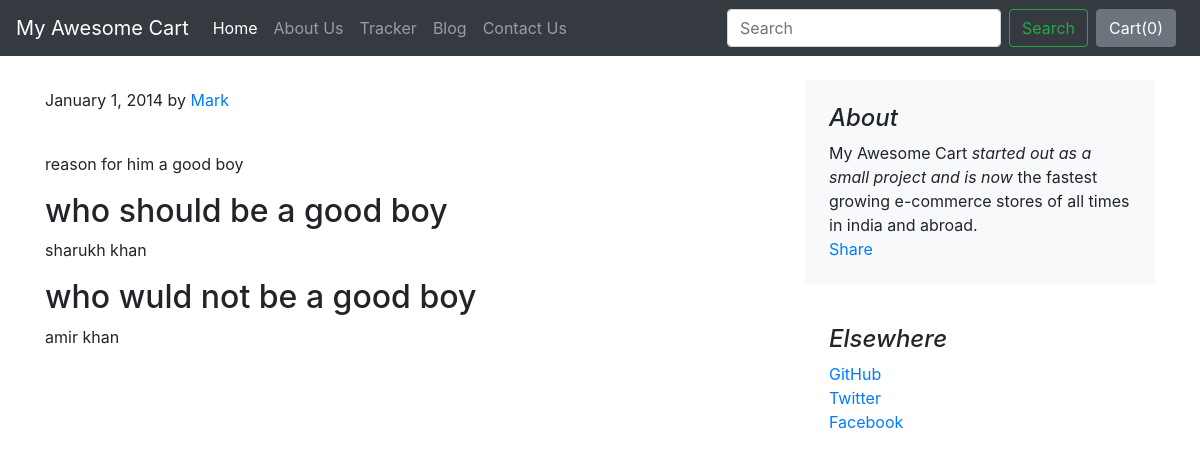
The page /blog/blogpost/1 on the database its author committed.
### blog/models.py (models this page shows)
class Blogpost(models.Model):
    post_id = models.AutoField(primary_key= True)
    tilte = models.CharField(max_length=50)
    head0 = models.CharField(max_length=500, default="")
    chead0 = models.CharField(max_length=5000, default="")
    head1 = models.CharField(max_length=500, default="")
    chead1 = models.CharField(max_length=5000, default="")
    head2 = models.CharField(max_length=500, default="")
    chead2 = models.CharField(max_length=5000, default="")
    pub_date = models.DateField()
    thumbnail = models.ImageField(upload_to='shop/images', default="")
    def __str__(self):
        return self.tilte

### blog/views.py (the view)
# urls.py: path("blogpost/<int:id>", views.blogpost, name="blogHome")
def blogpost(request, id):
    post = Blogpost.objects.filter(post_id = id)[0]
    print(post)
    return render(request, 'blog/blogpost.html',
                  {'post':post})

### blog/templates/blog/blogpost.html (shortened to what this page needs)
{% extends 'blog/basic.html' %}
{% block body %}
<div class="container">
    <div class="row mt-4">
        <div class="col-md-8 blog-main">
            <div class="blog-post">
                <p class="blog-post-meta">January 1, 2014 by <a href="#">Mark</a></p>
                <div class="fb-like" data-href="http://127.0.0.1:8000/blog/blogpost/{{post.post_id}}" data-width="" data-layout="" data-action="" data-size="" data-show-faces="false" data-share="true"></div><br>
                <p>{{post.chead0}}</p>
                <h2>{{post.head1}}</h2>
                <p>{{post.chead1}}</p>
                <h2>{{post.head2}}</h2>
                <p>{{post.chead2}}</p>
            </div>
        </div>
        <aside class="col-md-4 blog-sidebar">
            <div class="p-4 mb-3 bg-light rounded">
                <h4 class="font-italic">About</h4>
                <p class="mb-0">My Awesome Cart <em>started out as a small project and is now</em> the fastest growing e-commerce stores of all times in india and abroad.</p>
                <div class=" my- 3 fb-share-button" data-href="http://127.0.0.1:8000/blog/blogpost/{{post.post_id}}" data-layout="" data-size=""><a target="_blank" href="https://www.facebook.com/sharer/sharer.php?u=http%3A%2F%2F127.0.0.1%3A8000%2Fblog%2Fblogpost%2F1&amp;src=sdkpreparse" class="fb-xfbml-parse-ignore">Share</a></div>
            </div>
            <div class="p-4">
                <h4 class="font-italic">Elsewhere</h4>
                <ol class="list-unstyled">
                    <li><a href="#">GitHub</a></li>
                    <li><a href="#">Twitter</a></li>
                    <li><a href="#">Facebook</a></li>
                </ol>
            </div>
        </aside>
    </div>
</div>
{% endblock %}

### rows shown on the page
Blogpost: chead0 "reason for him a good boy", head1 "who should be a good boy", chead1 "sharukh khan", head2 "who wuld not be a good boy", chead2 "amir khan"
